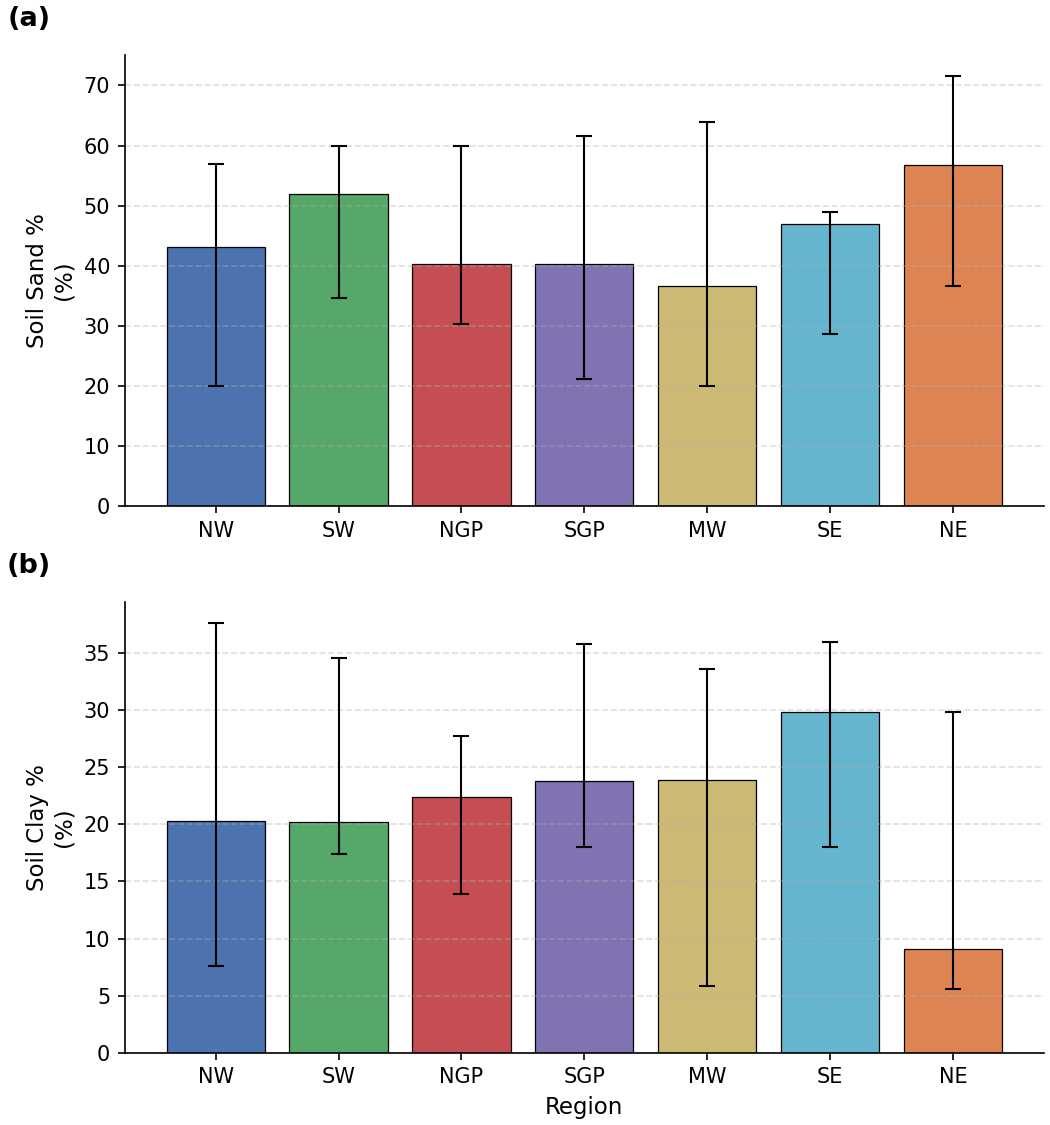

This chart was generated by the following Python code:
import pandas as pd
import numpy as np
import matplotlib.pyplot as plt

df = pd.read_csv('spatial_flash_drought_properties.csv')

# cluster -> region mapping (based on centroid lat/lon)
cluster_to_region = {
    1: 'NW',
    2: 'SW',
    3: 'NGP',
    4: 'SGP',
    5: 'MW',
    6: 'SE',
    7: 'NE',
}
df['region'] = df['cluster'].map(cluster_to_region)

region_order = ['NW', 'SW', 'NGP', 'SGP', 'MW', 'SE', 'NE']

vars_info = [
    ('PCT_SAND_WTMEAN', 'Soil Sand %', '(%)'),
    ('PCT_CLAY_WTMEAN', 'Soil Clay %', '(%)'),
]

panel_labels = ['(a)', '(b)']

colors = ['#4C72B0', '#55A868', '#C44E52', '#8172B2', '#CCB974', '#64B5CD', '#DD8452']

fig, axes = plt.subplots(2, 1, figsize=(7, 7.5), layout='compressed')

for ax, (col, label, unit), panel in zip(axes, vars_info, panel_labels):
    grouped = df.groupby('region')[col]
    medians = grouped.median().reindex(region_order)
    p05 = grouped.quantile(0.05).reindex(region_order)
    p95 = grouped.quantile(0.95).reindex(region_order)

    lower_err = (medians - p05).clip(lower=0)
    upper_err = (p95 - medians).clip(lower=0)
    yerr = np.vstack([lower_err.values, upper_err.values])

    ax.bar(region_order, medians.values, yerr=yerr,
           capsize=4, color=colors, edgecolor='black', linewidth=0.6,
           error_kw={'elinewidth': 1, 'ecolor': 'black'})

    ax.set_ylabel(f'{label}\n{unit}', fontsize=11)
    ax.text(-0.08, 1.05, panel, transform=ax.transAxes,
            fontsize=13, fontweight='bold', va='bottom', ha='right')
    ax.spines['top'].set_visible(False)
    ax.spines['right'].set_visible(False)
    ax.grid(axis='y', linestyle='--', alpha=0.4)

axes[-1].set_xlabel('Region', fontsize=11)

plt.savefig('soil_physics_by_region.png', dpi=150)
print('saved')
